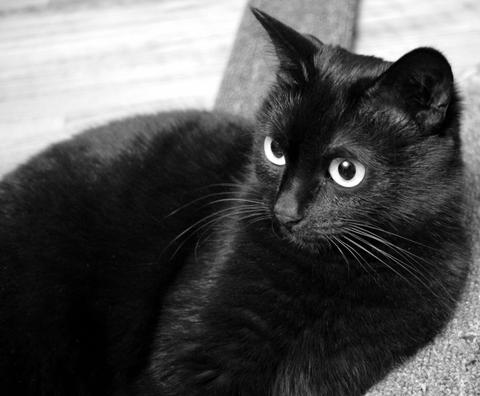
#> input picture Ducker_RosViz/Reconocimiento/Reconocimiento-de-colores-master/reconocimiento_de_colores/black_cat.jpg, 480 x 396 px, given in place of the camera
$ python Reconocimiento_CL.py
#> lines starting #> are read from the running program, lines starting #| are printed output that depends on the picture; after the words box and inside, x2 and y2 are one past the last pixel; in counts of white or black regions, pixels touching at a corner belong together
import cv2
import numpy as np
import RPi.GPIO as GPIO

# Pines GPIO para motores
IN1 = 5
IN2 = 6
IN3 = 12
IN4 = 16

def setup_gpio():
    GPIO.setmode(GPIO.BCM)
    GPIO.setup(IN1, GPIO.OUT)
    GPIO.setup(IN2, GPIO.OUT)
    GPIO.setup(IN3, GPIO.OUT)
    GPIO.setup(IN4, GPIO.OUT)
    detener()

def avanzar():
    GPIO.output(IN1, GPIO.HIGH)
    GPIO.output(IN2, GPIO.LOW)
    GPIO.output(IN3, GPIO.HIGH)
    GPIO.output(IN4, GPIO.LOW)
    print("🔴 AVANZANDO")

def retroceder():
    GPIO.output(IN1, GPIO.LOW)
    GPIO.output(IN2, GPIO.HIGH)
    GPIO.output(IN3, GPIO.LOW)
    GPIO.output(IN4, GPIO.HIGH)
    print("🔵 RETROCEDIENDO")

def girar_derecha():
    GPIO.output(IN1, GPIO.HIGH)
    GPIO.output(IN2, GPIO.LOW)
    GPIO.output(IN3, GPIO.LOW)
    GPIO.output(IN4, GPIO.HIGH)
    print("🟢 GIRANDO DERECHA")

def girar_izquierda():
    GPIO.output(IN1, GPIO.LOW)
    GPIO.output(IN2, GPIO.HIGH)
    GPIO.output(IN3, GPIO.HIGH)
    GPIO.output(IN4, GPIO.LOW)
    print("⚫ GIRANDO IZQUIERDA")

def detener():
    GPIO.output(IN1, GPIO.LOW)
    GPIO.output(IN2, GPIO.LOW)
    GPIO.output(IN3, GPIO.LOW)
    GPIO.output(IN4, GPIO.LOW)
    print("⚪ DETENIDO")

def es_rojo(color_bgr):
    b, g, r = color_bgr
    pixel = np.uint8([[[b, g, r]]])
    hsv = cv2.cvtColor(pixel, cv2.COLOR_BGR2HSV)
    h = hsv[0][0][0]
    return (h >= 0 and h <= 10) or (h >= 160 and h <= 180)

def es_azul(color_bgr):
    b, g, r = color_bgr
    pixel = np.uint8([[[b, g, r]]])
    hsv = cv2.cvtColor(pixel, cv2.COLOR_BGR2HSV)
    h = hsv[0][0][0]
    return h >= 100 and h <= 130

def es_verde(color_bgr):
    b, g, r = color_bgr
    pixel = np.uint8([[[b, g, r]]])
    hsv = cv2.cvtColor(pixel, cv2.COLOR_BGR2HSV)
    h, s, v = hsv[0][0]
    return 35 <= h <= 85 and s > 50 and v > 50

def es_negro(color_bgr):
    b, g, r = color_bgr
    pixel = np.uint8([[[b, g, r]]])
    hsv = cv2.cvtColor(pixel, cv2.COLOR_BGR2HSV)
    _, s, v = hsv[0][0]
    return v < 50 and s < 50  # muy oscuro y poca saturación

def decidir_movimiento(color_bgr):
    if es_rojo(color_bgr):
        avanzar()
    elif es_azul(color_bgr):
        retroceder()
    elif es_verde(color_bgr):
        girar_derecha()
    elif es_negro(color_bgr):
        girar_izquierda()
    else:
        detener()

def detectar_color_promedio(frame, contour):
    mask = np.zeros(frame.shape[:2], dtype="uint8")
    cv2.drawContours(mask, [contour], -1, 255, -1)
    mean = cv2.mean(frame, mask=mask)[:3]  # BGR
    return mean

def main():
    setup_gpio()
    cap = cv2.VideoCapture(0)
    if not cap.isOpened():
        print("❌ No se pudo acceder a la cámara.")
        return

    print("✅ Cámara activa. Pulsa 'q' para salir.")
    cv2.namedWindow("Detección de figuras", cv2.WINDOW_NORMAL)

    try:
        while True:
            ret, frame = cap.read()
#> frame is the input picture: shape (396, 480, 3); min 0, max 255, mean 82.4
            if not ret:
                break

            frame = cv2.resize(frame, (640, 480))
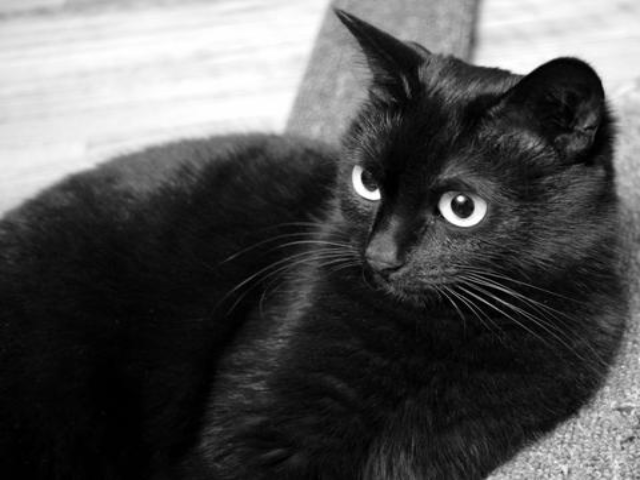
#> frame: shape (480, 640, 3); min 0, max 255, mean 82.3
            gray = cv2.cvtColor(frame, cv2.COLOR_BGR2GRAY)
            blur = cv2.GaussianBlur(gray, (5, 5), 0)
            _, thresh = cv2.threshold(blur, 60, 255, cv2.THRESH_BINARY)
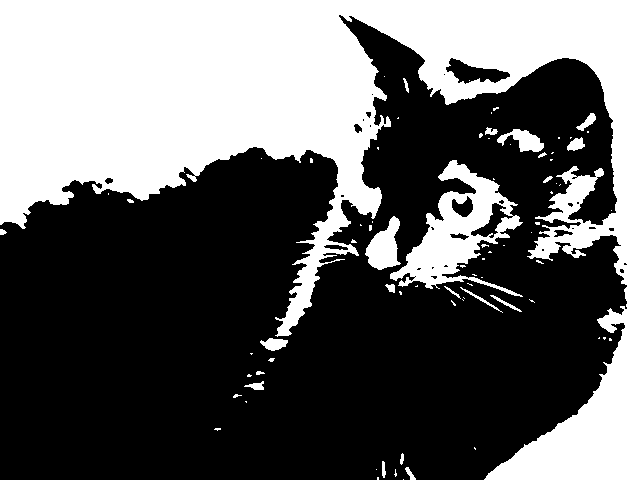
#> thresh: shape (480, 640); 38.9% white; 79 white regions (57 under 20 px)

            contours, _ = cv2.findContours(thresh, cv2.RETR_EXTERNAL, cv2.CHAIN_APPROX_SIMPLE)
#> contours = 78 contours, 59 with area under 20; largest, box (x1, y1, x2, y2) and area: (0, 0, 640, 480) 108480, (390, 160, 523, 297) 6991, (365, 216, 401, 270) 1058, (497, 129, 544, 152) 496, (260, 338, 288, 351) 205

            movimiento_decidido = False

            for cnt in contours:
                approx = cv2.approxPolyDP(cnt, 0.04 * cv2.arcLength(cnt, True), True)
                if len(approx) == 4 and cv2.contourArea(cnt) > 1000:
                    x, y, w, h = cv2.boundingRect(approx)
                    cv2.rectangle(frame, (x, y), (x + w, y + h), (0, 255, 0), 2)

                    color_bgr = detectar_color_promedio(frame, cnt)
                    decidir_movimiento(color_bgr)
                    movimiento_decidido = True

                    color_texto = f"Color BGR: ({int(color_bgr[0])}, {int(color_bgr[1])}, {int(color_bgr[2])})"
                    cv2.putText(frame, "Cuadrado", (x, y - 25), cv2.FONT_HERSHEY_SIMPLEX, 0.5, (0, 255, 0), 2)
                    cv2.putText(frame, color_texto, (x, y - 5), cv2.FONT_HERSHEY_SIMPLEX, 0.45, (255, 255, 255), 1)

                    break  # Solo reacciona al primer cuadrado detectado
#> this loop made 47 passes
#> (approx, x, y, w) on pass 47: ([[394, 216], [366, 248], [378, 269], [400, 263]], 366, 216, 35)
#> approx on passes 1, 2, 4, 6, 7, 8: [[403, 479]], [[377, 477], [377, 479], [378, 479], [378, 477]], [[376, 469]], [[382, 461], [382, 475], [384, 477], [384, 462]], [[402, 453], [400, 459], [401, 464], [403, 460]], [[474, 447], [474, 448], [475, 449], [475, 448]]
#| ⚪ DETENIDO
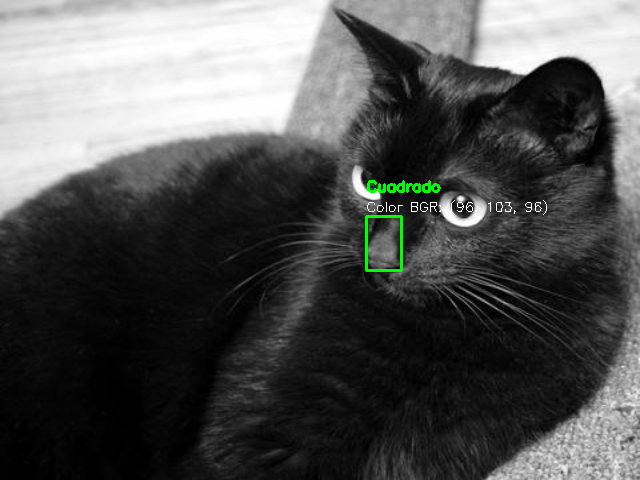
#> frame: shape (480, 640, 3); 0.46% of pixels changed, all inside (x1, y1, x2, y2) = (365, 180, 547, 272)

            if not movimiento_decidido:
                detener()

            cv2.imshow("Detección de figuras", frame)

            if cv2.waitKey(1) & 0xFF == ord('q'):
#> (key q is pressed here)
                break

    finally:
        detener()
        GPIO.cleanup()
        cap.release()
        cv2.destroyAllWindows()
        print("🛑 Cámara cerrada y GPIO limpiado.")

if __name__ == "__main__":
    main()
